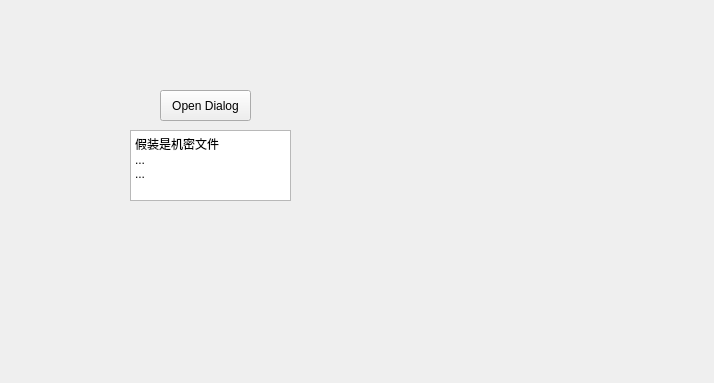
<?xml version="1.0" encoding="UTF-8"?>
<ui version="4.0">
 <class>Widget</class>
 <widget class="QWidget" name="Widget">
  <property name="geometry">
   <rect>
    <x>0</x>
    <y>0</y>
    <width>714</width>
    <height>383</height>
   </rect>
  </property>
  <property name="windowTitle">
   <string>Widget</string>
  </property>
  <widget class="QPushButton" name="pushButton">
   <property name="geometry">
    <rect>
     <x>160</x>
     <y>90</y>
     <width>91</width>
     <height>31</height>
    </rect>
   </property>
   <property name="text">
    <string>Open Dialog</string>
   </property>
  </widget>
  <widget class="QTextEdit" name="textEdit">
   <property name="geometry">
    <rect>
     <x>130</x>
     <y>130</y>
     <width>161</width>
     <height>71</height>
    </rect>
   </property>
   <property name="html">
    <string>&lt;!DOCTYPE HTML PUBLIC &quot;-//W3C//DTD HTML 4.0//EN&quot; &quot;http://www.w3.org/TR/REC-html40/strict.dtd&quot;&gt;
&lt;html&gt;&lt;head&gt;&lt;meta name=&quot;qrichtext&quot; content=&quot;1&quot; /&gt;&lt;meta charset=&quot;utf-8&quot; /&gt;&lt;style type=&quot;text/css&quot;&gt;
p, li { white-space: pre-wrap; }
hr { height: 1px; border-width: 0; }
li.unchecked::marker { content: &quot;\2610&quot;; }
li.checked::marker { content: &quot;\2612&quot;; }
&lt;/style&gt;&lt;/head&gt;&lt;body style=&quot; font-family:'Microsoft YaHei UI'; font-size:9pt; font-weight:400; font-style:normal;&quot;&gt;
&lt;p style=&quot; margin-top:0px; margin-bottom:0px; margin-left:0px; margin-right:0px; -qt-block-indent:0; text-indent:0px;&quot;&gt;假装是机密文件&lt;/p&gt;
&lt;p style=&quot; margin-top:0px; margin-bottom:0px; margin-left:0px; margin-right:0px; -qt-block-indent:0; text-indent:0px;&quot;&gt;...&lt;/p&gt;
&lt;p style=&quot; margin-top:0px; margin-bottom:0px; margin-left:0px; margin-right:0px; -qt-block-indent:0; text-indent:0px;&quot;&gt;...&lt;/p&gt;&lt;/body&gt;&lt;/html&gt;</string>
   </property>
  </widget>
  <widget class="QLabel" name="label">
   <property name="geometry">
    <rect>
     <x>410</x>
     <y>70</y>
     <width>281</width>
     <height>241</height>
    </rect>
   </property>
   <property name="text">
    <string/>
   </property>
   <property name="textFormat">
    <enum>Qt::PlainText</enum>
   </property>
   <property name="pixmap">
    <pixmap>E:/Pictures/表情包/coding Dog.jpg</pixmap>
   </property>
   <property name="scaledContents">
    <bool>false</bool>
   </property>
  </widget>
 </widget>
 <resources/>
 <connections/>
</ui>
